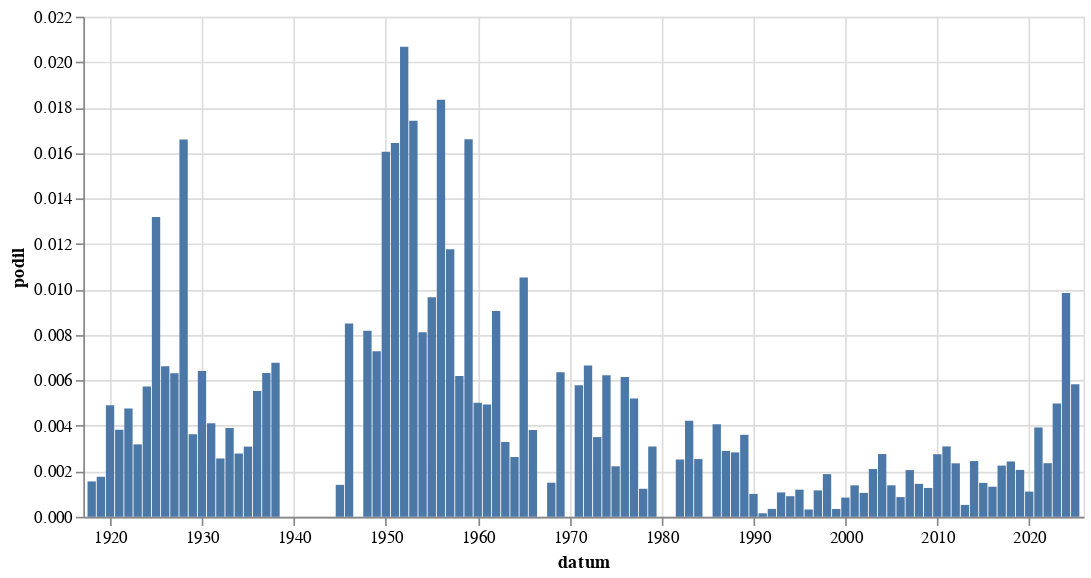

Here is the notebook cell this chart was saved with:
### Code cell
alt.Chart(
    hledej(" [Pp]orod").to_pandas(),
    width = 600
).mark_bar(
).encode(
    alt.X('datum:T'),
    alt.Y('podil:Q')
)

### Figure 1 — Vega-Lite specification as saved in the notebook (floating-point values rounded to 4 significant figures)
{"config": {"view": {"continuousWidth": 300, "continuousHeight": 300}}, "data": {"name": "data-fdcd69f2147884ee7594956944c85691"}, "mark": {"type": "bar"}, "encoding": {"x": {"field": "datum", "type": "temporal"}, "y": {"field": "podil", "type": "quantitative"}}, "width": 600, "$schema": "https://vega.github.io/schema/vega-lite/v5.8.0.json", "datasets": {"data-fdcd69f2147884ee7594956944c85691": [{"datum": "1918-01-01T00:00:00", "text": 1, "text_right": 643, "podil": 0.001555, "co": " [Pp]orod"}, {"datum": "1919-01-01T00:00:00", "text": 7, "text_right": 3978, "podil": 0.00176, "co": " [Pp]orod"}, {"datum": "1920-01-01T00:00:00", "text": 23, "text_right": 4693, "podil": 0.004901, "co": " [Pp]orod"}, {"datum": "1921-01-01T00:00:00", "text": 21, "text_right": 5485, "podil": 0.003829, "co": " [Pp]orod"}, {"datum": "1922-01-01T00:00:00", "text": 25, "text_right": 5244, "podil": 0.004767, "co": " [Pp]orod"}, {"datum": "1923-01-01T00:00:00", "text": 12, "text_right": 3766, "podil": 0.003186, "co": " [Pp]orod"}, {"datum": "1924-01-01T00:00:00", "text": 24, "text_right": 4191, "podil": 0.005727, "co": " [Pp]orod"}, {"datum": "1925-01-01T00:00:00", "text": 41, "text_right": 3108, "podil": 0.01319, "co": " [Pp]orod"}, {"datum": "1926-01-01T00:00:00", "text": 28, "text_right": 4228, "podil": 0.006623, "co": " [Pp]orod"}, {"datum": "1927-01-01T00:00:00", "text": 27, "text_right": 4273, "podil": 0.006319, "co": " [Pp]orod"}, {"datum": "1928-01-01T00:00:00", "text": 68, "text_right": 4096, "podil": 0.0166, "co": " [Pp]orod"}, {"datum": "1929-01-01T00:00:00", "text": 9, "text_right": 2479, "podil": 0.00363, "co": " [Pp]orod"}, {"datum": "1930-01-01T00:00:00", "text": 32, "text_right": 4987, "podil": 0.006417, "co": " [Pp]orod"}, {"datum": "1931-01-01T00:00:00", "text": 16, "text_right": 3888, "podil": 0.004115, "co": " [Pp]orod"}, {"datum": "1932-01-01T00:00:00", "text": 6, "text_right": 2339, "podil": 0.002565, "co": " [Pp]orod"}, {"datum": "1933-01-01T00:00:00", "text": 10, "text_right": 2561, "podil": 0.003905, "co": " [Pp]orod"}, {"datum": "1934-01-01T00:00:00", "text": 6, "text_right": 2156, "podil": 0.002783, "co": " [Pp]orod"}, {"datum": "1935-01-01T00:00:00", "text": 7, "text_right": 2268, "podil": 0.003086, "co": " [Pp]orod"}, {"datum": "1936-01-01T00:00:00", "text": 12, "text_right": 2169, "podil": 0.005533, "co": " [Pp]orod"}, {"datum": "1937-01-01T00:00:00", "text": 12, "text_right": 1897, "podil": 0.006326, "co": " [Pp]orod"}, {"datum": "1938-01-01T00:00:00", "text": 6, "text_right": 885, "podil": 0.00678, "co": " [Pp]orod"}, {"datum": "1945-01-01T00:00:00", "text": 1, "text_right": 712, "podil": 0.001404, "co": " [Pp]orod"}, {"datum": "1946-01-01T00:00:00", "text": 11, "text_right": 1293, "podil": 0.008507, "co": " [Pp]orod"}, {"datum": "1948-01-01T00:00:00", "text": 10, "text_right": 1222, "podil": 0.008183, "co": " [Pp]orod"}, {"datum": "1949-01-01T00:00:00", "text": 6, "text_right": 824, "podil": 0.007282, "co": " [Pp]orod"}, {"datum": "1950-01-01T00:00:00", "text": 7, "text_right": 436, "podil": 0.01606, "co": " [Pp]orod"}, {"datum": "1951-01-01T00:00:00", "text": 6, "text_right": 365, "podil": 0.01644, "co": " [Pp]orod"}, {"datum": "1952-01-01T00:00:00", "text": 8, "text_right": 387, "podil": 0.02067, "co": " [Pp]orod"}, {"datum": "1953-01-01T00:00:00", "text": 5, "text_right": 287, "podil": 0.01742, "co": " [Pp]orod"}, {"datum": "1954-01-01T00:00:00", "text": 5, "text_right": 616, "podil": 0.008117, "co": " [Pp]orod"}, {"datum": "1955-01-01T00:00:00", "text": 2, "text_right": 207, "podil": 0.009662, "co": " [Pp]orod"}, {"datum": "1956-01-01T00:00:00", "text": 6, "text_right": 327, "podil": 0.01835, "co": " [Pp]orod"}, {"datum": "1957-01-01T00:00:00", "text": 4, "text_right": 340, "podil": 0.01176, "co": " [Pp]orod"}, {"datum": "1958-01-01T00:00:00", "text": 2, "text_right": 323, "podil": 0.006192, "co": " [Pp]orod"}, {"datum": "1959-01-01T00:00:00", "text": 5, "text_right": 301, "podil": 0.01661, "co": " [Pp]orod"}, {"datum": "1960-01-01T00:00:00", "text": 2, "text_right": 399, "podil": 0.005013, "co": " [Pp]orod"}, {"datum": "1961-01-01T00:00:00", "text": 2, "text_right": 405, "podil": 0.004938, "co": " [Pp]orod"}, {"datum": "1962-01-01T00:00:00", "text": 2, "text_right": 221, "podil": 0.00905, "co": " [Pp]orod"}, {"datum": "1963-01-01T00:00:00", "text": 1, "text_right": 304, "podil": 0.003289, "co": " [Pp]orod"}, {"datum": "1964-01-01T00:00:00", "text": 2, "text_right": 761, "podil": 0.002628, "co": " [Pp]orod"}, {"datum": "1965-01-01T00:00:00", "text": 5, "text_right": 475, "podil": 0.01053, "co": " [Pp]orod"}, {"datum": "1966-01-01T00:00:00", "text": 2, "text_right": 524, "podil": 0.003817, "co": " [Pp]orod"}, {"datum": "1968-01-01T00:00:00", "text": 3, "text_right": 2001, "podil": 0.001499, "co": " [Pp]orod"}, {"datum": "1969-01-01T00:00:00", "text": 9, "text_right": 1415, "podil": 0.00636, "co": " [Pp]orod"}, {"datum": "1971-01-01T00:00:00", "text": 5, "text_right": 865, "podil": 0.00578, "co": " [Pp]orod"}, {"datum": "1972-01-01T00:00:00", "text": 4, "text_right": 601, "podil": 0.006656, "co": " [Pp]orod"}, {"datum": "1973-01-01T00:00:00", "text": 3, "text_right": 856, "podil": 0.003505, "co": " [Pp]orod"}, {"datum": "1974-01-01T00:00:00", "text": 5, "text_right": 803, "podil": 0.006227, "co": " [Pp]orod"}, {"datum": "1975-01-01T00:00:00", "text": 2, "text_right": 901, "podil": 0.00222, "co": " [Pp]orod"}, {"datum": "1976-01-01T00:00:00", "text": 4, "text_right": 650, "podil": 0.006154, "co": " [Pp]orod"}, {"datum": "1977-01-01T00:00:00", "text": 4, "text_right": 769, "podil": 0.005202, "co": " [Pp]orod"}, {"datum": "1978-01-01T00:00:00", "text": 1, "text_right": 812, "podil": 0.001232, "co": " [Pp]orod"}, {"datum": "1979-01-01T00:00:00", "text": 2, "text_right": 647, "podil": 0.003091, "co": " [Pp]orod"}, {"datum": "1982-01-01T00:00:00", "text": 1, "text_right": 397, "podil": 0.002519, "co": " [Pp]orod"}, {"datum": "1983-01-01T00:00:00", "text": 2, "text_right": 474, "podil": 0.004219, "co": " [Pp]orod"}, {"datum": "1984-01-01T00:00:00", "text": 1, "text_right": 394, "podil": 0.002538, "co": " [Pp]orod"}, {"datum": "1986-01-01T00:00:00", "text": 1, "text_right": 246, "podil": 0.004065, "co": " [Pp]orod"}, {"datum": "1987-01-01T00:00:00", "text": 1, "text_right": 345, "podil": 0.002899, "co": " [Pp]orod"}, {"datum": "1988-01-01T00:00:00", "text": 1, "text_right": 353, "podil": 0.002833, "co": " [Pp]orod"}, {"datum": "1989-01-01T00:00:00", "text": 3, "text_right": 832, "podil": 0.003606, "co": " [Pp]orod"}, {"datum": "1990-01-01T00:00:00", "text": 7, "text_right": 6958, "podil": 0.001006, "co": " [Pp]orod"}, {"datum": "1991-01-01T00:00:00", "text": 2, "text_right": 13084, "podil": 0.0001529, "co": " [Pp]orod"}, {"datum": "1992-01-01T00:00:00", "text": 4, "text_right": 11558, "podil": 0.0003461, "co": " [Pp]orod"}, {"datum": "1993-01-01T00:00:00", "text": 10, "text_right": 9337, "podil": 0.001071, "co": " [Pp]orod"}, {"datum": "1994-01-01T00:00:00", "text": 7, "text_right": 7730, "podil": 0.0009056, "co": " [Pp]orod"}, {"datum": "1995-01-01T00:00:00", "text": 11, "text_right": 9219, "podil": 0.001193, "co": " [Pp]orod"}, {"datum": "1996-01-01T00:00:00", "text": 3, "text_right": 9349, "podil": 0.0003209, "co": " [Pp]orod"}, {"datum": "1997-01-01T00:00:00", "text": 19, "text_right": 16367, "podil": 0.001161, "co": " [Pp]orod"}, {"datum": "1998-01-01T00:00:00", "text": 22, "text_right": 11729, "podil": 0.001876, "co": " [Pp]orod"}, {"datum": "1999-01-01T00:00:00", "text": 7, "text_right": 20383, "podil": 0.0003434, "co": " [Pp]orod"}, {"datum": "2000-01-01T00:00:00", "text": 20, "text_right": 23721, "podil": 0.0008431, "co": " [Pp]orod"}, {"datum": "2001-01-01T00:00:00", "text": 28, "text_right": 20242, "podil": 0.001383, "co": " [Pp]orod"}, {"datum": "2002-01-01T00:00:00", "text": 17, "text_right": 16173, "podil": 0.001051, "co": " [Pp]orod"}, {"datum": "2003-01-01T00:00:00", "text": 45, "text_right": 21407, "podil": 0.002102, "co": " [Pp]orod"}, {"datum": "2004-01-01T00:00:00", "text": 55, "text_right": 19932, "podil": 0.002759, "co": " [Pp]orod"}, {"datum": "2005-01-01T00:00:00", "text": 31, "text_right": 22401, "podil": 0.001384, "co": " [Pp]orod"}, {"datum": "2006-01-01T00:00:00", "text": 12, "text_right": 13873, "podil": 0.000865, "co": " [Pp]orod"}, {"datum": "2007-01-01T00:00:00", "text": 28, "text_right": 13633, "podil": 0.002054, "co": " [Pp]orod"}, {"datum": "2008-01-01T00:00:00", "text": 20, "text_right": 13807, "podil": 0.001449, "co": " [Pp]orod"}, {"datum": "2009-01-01T00:00:00", "text": 21, "text_right": 16552, "podil": 0.001269, "co": " [Pp]orod"}, {"datum": "2010-01-01T00:00:00", "text": 35, "text_right": 12714, "podil": 0.002753, "co": " [Pp]orod"}, {"datum": "2011-01-01T00:00:00", "text": 55, "text_right": 17776, "podil": 0.003094, "co": " [Pp]orod"}, {"datum": "2012-01-01T00:00:00", "text": 34, "text_right": 14462, "podil": 0.002351, "co": " [Pp]orod"}, {"datum": "2013-01-01T00:00:00", "text": 5, "text_right": 9571, "podil": 0.0005224, "co": " [Pp]orod"}, {"datum": "2014-01-01T00:00:00", "text": 51, "text_right": 20807, "podil": 0.002451, "co": " [Pp]orod"}, {"datum": "2015-01-01T00:00:00", "text": 32, "text_right": 21458, "podil": 0.001491, "co": " [Pp]orod"}, {"datum": "2016-01-01T00:00:00", "text": 30, "text_right": 22689, "podil": 0.001322, "co": " [Pp]orod"}, {"datum": "2017-01-01T00:00:00", "text": 41, "text_right": 18211, "podil": 0.002251, "co": " [Pp]orod"}, {"datum": "2018-01-01T00:00:00", "text": 50, "text_right": 20550, "podil": 0.002433, "co": " [Pp]orod"}, {"datum": "2019-01-01T00:00:00", "text": 51, "text_right": 24733, "podil": 0.002062, "co": " [Pp]orod"}, {"datum": "2020-01-01T00:00:00", "text": 26, "text_right": 23475, "podil": 0.001108, "co": " [Pp]orod"}, {"datum": "2021-01-01T00:00:00", "text": 78, "text_right": 19879, "podil": 0.003924, "co": " [Pp]orod"}, {"datum": "2022-01-01T00:00:00", "text": 49, "text_right": 20784, "podil": 0.002358, "co": " [Pp]orod"}, {"datum": "2023-01-01T00:00:00", "text": 122, "text_right": 24476, "podil": 0.004984, "co": " [Pp]orod"}, {"datum": "2024-01-01T00:00:00", "text": 234, "text_right": 23773, "podil": 0.009843, "co": " [Pp]orod"}, {"datum": "2025-01-01T00:00:00", "text": 73, "text_right": 12519, "podil": 0.005831, "co": " [Pp]orod"}]}}
